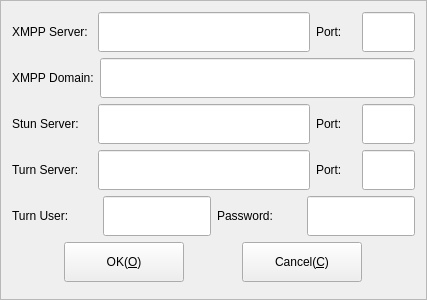
<?xml version="1.0" encoding="UTF-8"?>
<ui version="4.0">
 <class>CFrmLoginSettings</class>
 <widget class="QFrame" name="CFrmLoginSettings">
  <property name="geometry">
   <rect>
    <x>0</x>
    <y>0</y>
    <width>427</width>
    <height>300</height>
   </rect>
  </property>
  <property name="windowTitle">
   <string>Server Settings</string>
  </property>
  <property name="frameShape">
   <enum>QFrame::StyledPanel</enum>
  </property>
  <property name="frameShadow">
   <enum>QFrame::Raised</enum>
  </property>
  <layout class="QGridLayout" name="gridLayout">
   <item row="0" column="0">
    <layout class="QHBoxLayout" name="horizontalLayout">
     <item>
      <widget class="QLabel" name="label_7">
       <property name="sizePolicy">
        <sizepolicy hsizetype="MinimumExpanding" vsizetype="Minimum">
         <horstretch>0</horstretch>
         <verstretch>0</verstretch>
        </sizepolicy>
       </property>
       <property name="minimumSize">
        <size>
         <width>80</width>
         <height>30</height>
        </size>
       </property>
       <property name="maximumSize">
        <size>
         <width>16777215</width>
         <height>40</height>
        </size>
       </property>
       <property name="text">
        <string>XMPP Server:</string>
       </property>
      </widget>
     </item>
     <item>
      <widget class="QLineEdit" name="txtXmppServer">
       <property name="sizePolicy">
        <sizepolicy hsizetype="Expanding" vsizetype="Minimum">
         <horstretch>4</horstretch>
         <verstretch>0</verstretch>
        </sizepolicy>
       </property>
       <property name="minimumSize">
        <size>
         <width>0</width>
         <height>30</height>
        </size>
       </property>
       <property name="maximumSize">
        <size>
         <width>16777215</width>
         <height>40</height>
        </size>
       </property>
      </widget>
     </item>
     <item>
      <widget class="QLabel" name="label_8">
       <property name="sizePolicy">
        <sizepolicy hsizetype="MinimumExpanding" vsizetype="Minimum">
         <horstretch>0</horstretch>
         <verstretch>0</verstretch>
        </sizepolicy>
       </property>
       <property name="minimumSize">
        <size>
         <width>40</width>
         <height>30</height>
        </size>
       </property>
       <property name="maximumSize">
        <size>
         <width>16777215</width>
         <height>40</height>
        </size>
       </property>
       <property name="text">
        <string>Port:</string>
       </property>
      </widget>
     </item>
     <item>
      <widget class="QLineEdit" name="txtXmppPort">
       <property name="sizePolicy">
        <sizepolicy hsizetype="Expanding" vsizetype="Minimum">
         <horstretch>1</horstretch>
         <verstretch>0</verstretch>
        </sizepolicy>
       </property>
       <property name="minimumSize">
        <size>
         <width>0</width>
         <height>30</height>
        </size>
       </property>
       <property name="maximumSize">
        <size>
         <width>16777215</width>
         <height>40</height>
        </size>
       </property>
      </widget>
     </item>
    </layout>
   </item>
   <item row="1" column="0">
    <layout class="QHBoxLayout" name="horizontalLayout_6">
     <item>
      <widget class="QLabel" name="label_11">
       <property name="sizePolicy">
        <sizepolicy hsizetype="MinimumExpanding" vsizetype="Minimum">
         <horstretch>0</horstretch>
         <verstretch>0</verstretch>
        </sizepolicy>
       </property>
       <property name="minimumSize">
        <size>
         <width>80</width>
         <height>30</height>
        </size>
       </property>
       <property name="maximumSize">
        <size>
         <width>16777215</width>
         <height>40</height>
        </size>
       </property>
       <property name="text">
        <string>XMPP Domain:</string>
       </property>
       <property name="wordWrap">
        <bool>false</bool>
       </property>
      </widget>
     </item>
     <item>
      <widget class="QLineEdit" name="txtXmppDomain">
       <property name="sizePolicy">
        <sizepolicy hsizetype="MinimumExpanding" vsizetype="Minimum">
         <horstretch>4</horstretch>
         <verstretch>0</verstretch>
        </sizepolicy>
       </property>
       <property name="minimumSize">
        <size>
         <width>0</width>
         <height>30</height>
        </size>
       </property>
       <property name="maximumSize">
        <size>
         <width>16777215</width>
         <height>40</height>
        </size>
       </property>
      </widget>
     </item>
    </layout>
   </item>
   <item row="2" column="0">
    <layout class="QHBoxLayout" name="horizontalLayout_2">
     <item>
      <widget class="QLabel" name="label_3">
       <property name="sizePolicy">
        <sizepolicy hsizetype="MinimumExpanding" vsizetype="Minimum">
         <horstretch>0</horstretch>
         <verstretch>0</verstretch>
        </sizepolicy>
       </property>
       <property name="minimumSize">
        <size>
         <width>80</width>
         <height>30</height>
        </size>
       </property>
       <property name="maximumSize">
        <size>
         <width>16777215</width>
         <height>40</height>
        </size>
       </property>
       <property name="text">
        <string>Stun Server:</string>
       </property>
       <property name="wordWrap">
        <bool>false</bool>
       </property>
      </widget>
     </item>
     <item>
      <widget class="QLineEdit" name="txtStunServer">
       <property name="sizePolicy">
        <sizepolicy hsizetype="Expanding" vsizetype="Minimum">
         <horstretch>4</horstretch>
         <verstretch>0</verstretch>
        </sizepolicy>
       </property>
       <property name="minimumSize">
        <size>
         <width>0</width>
         <height>30</height>
        </size>
       </property>
       <property name="maximumSize">
        <size>
         <width>16777215</width>
         <height>40</height>
        </size>
       </property>
      </widget>
     </item>
     <item>
      <widget class="QLabel" name="label_4">
       <property name="sizePolicy">
        <sizepolicy hsizetype="MinimumExpanding" vsizetype="Minimum">
         <horstretch>0</horstretch>
         <verstretch>0</verstretch>
        </sizepolicy>
       </property>
       <property name="minimumSize">
        <size>
         <width>40</width>
         <height>30</height>
        </size>
       </property>
       <property name="maximumSize">
        <size>
         <width>16777215</width>
         <height>40</height>
        </size>
       </property>
       <property name="text">
        <string>Port:</string>
       </property>
      </widget>
     </item>
     <item>
      <widget class="QLineEdit" name="txtStunPort">
       <property name="sizePolicy">
        <sizepolicy hsizetype="Expanding" vsizetype="Minimum">
         <horstretch>1</horstretch>
         <verstretch>0</verstretch>
        </sizepolicy>
       </property>
       <property name="minimumSize">
        <size>
         <width>0</width>
         <height>30</height>
        </size>
       </property>
       <property name="maximumSize">
        <size>
         <width>16777215</width>
         <height>40</height>
        </size>
       </property>
      </widget>
     </item>
    </layout>
   </item>
   <item row="3" column="0">
    <layout class="QHBoxLayout" name="horizontalLayout_3">
     <item>
      <widget class="QLabel" name="label_5">
       <property name="sizePolicy">
        <sizepolicy hsizetype="MinimumExpanding" vsizetype="Minimum">
         <horstretch>0</horstretch>
         <verstretch>0</verstretch>
        </sizepolicy>
       </property>
       <property name="minimumSize">
        <size>
         <width>80</width>
         <height>30</height>
        </size>
       </property>
       <property name="maximumSize">
        <size>
         <width>16777215</width>
         <height>40</height>
        </size>
       </property>
       <property name="text">
        <string>Turn Server:</string>
       </property>
       <property name="wordWrap">
        <bool>false</bool>
       </property>
      </widget>
     </item>
     <item>
      <widget class="QLineEdit" name="txtTurnServer">
       <property name="sizePolicy">
        <sizepolicy hsizetype="Expanding" vsizetype="Minimum">
         <horstretch>4</horstretch>
         <verstretch>0</verstretch>
        </sizepolicy>
       </property>
       <property name="minimumSize">
        <size>
         <width>0</width>
         <height>30</height>
        </size>
       </property>
       <property name="maximumSize">
        <size>
         <width>16777215</width>
         <height>40</height>
        </size>
       </property>
      </widget>
     </item>
     <item>
      <widget class="QLabel" name="label_6">
       <property name="sizePolicy">
        <sizepolicy hsizetype="MinimumExpanding" vsizetype="Minimum">
         <horstretch>0</horstretch>
         <verstretch>0</verstretch>
        </sizepolicy>
       </property>
       <property name="minimumSize">
        <size>
         <width>40</width>
         <height>30</height>
        </size>
       </property>
       <property name="maximumSize">
        <size>
         <width>16777215</width>
         <height>40</height>
        </size>
       </property>
       <property name="text">
        <string>Port:</string>
       </property>
      </widget>
     </item>
     <item>
      <widget class="QLineEdit" name="txtTurnPort">
       <property name="sizePolicy">
        <sizepolicy hsizetype="Expanding" vsizetype="Minimum">
         <horstretch>1</horstretch>
         <verstretch>0</verstretch>
        </sizepolicy>
       </property>
       <property name="minimumSize">
        <size>
         <width>0</width>
         <height>30</height>
        </size>
       </property>
       <property name="maximumSize">
        <size>
         <width>16777215</width>
         <height>40</height>
        </size>
       </property>
      </widget>
     </item>
    </layout>
   </item>
   <item row="4" column="0">
    <layout class="QHBoxLayout" name="horizontalLayout_4">
     <item>
      <widget class="QLabel" name="label_9">
       <property name="sizePolicy">
        <sizepolicy hsizetype="MinimumExpanding" vsizetype="Minimum">
         <horstretch>0</horstretch>
         <verstretch>0</verstretch>
        </sizepolicy>
       </property>
       <property name="minimumSize">
        <size>
         <width>80</width>
         <height>30</height>
        </size>
       </property>
       <property name="maximumSize">
        <size>
         <width>16777215</width>
         <height>40</height>
        </size>
       </property>
       <property name="text">
        <string>Turn User:</string>
       </property>
       <property name="wordWrap">
        <bool>false</bool>
       </property>
      </widget>
     </item>
     <item>
      <widget class="QLineEdit" name="txtUser">
       <property name="sizePolicy">
        <sizepolicy hsizetype="Minimum" vsizetype="Minimum">
         <horstretch>0</horstretch>
         <verstretch>0</verstretch>
        </sizepolicy>
       </property>
       <property name="minimumSize">
        <size>
         <width>80</width>
         <height>30</height>
        </size>
       </property>
       <property name="maximumSize">
        <size>
         <width>16777215</width>
         <height>40</height>
        </size>
       </property>
      </widget>
     </item>
     <item>
      <widget class="QLabel" name="label_10">
       <property name="sizePolicy">
        <sizepolicy hsizetype="MinimumExpanding" vsizetype="Minimum">
         <horstretch>0</horstretch>
         <verstretch>0</verstretch>
        </sizepolicy>
       </property>
       <property name="minimumSize">
        <size>
         <width>80</width>
         <height>30</height>
        </size>
       </property>
       <property name="maximumSize">
        <size>
         <width>16777215</width>
         <height>40</height>
        </size>
       </property>
       <property name="text">
        <string>Password:</string>
       </property>
      </widget>
     </item>
     <item>
      <widget class="QLineEdit" name="txtPassword">
       <property name="sizePolicy">
        <sizepolicy hsizetype="Minimum" vsizetype="Minimum">
         <horstretch>0</horstretch>
         <verstretch>0</verstretch>
        </sizepolicy>
       </property>
       <property name="minimumSize">
        <size>
         <width>80</width>
         <height>30</height>
        </size>
       </property>
       <property name="maximumSize">
        <size>
         <width>16777215</width>
         <height>40</height>
        </size>
       </property>
      </widget>
     </item>
    </layout>
   </item>
   <item row="5" column="0">
    <layout class="QHBoxLayout" name="horizontalLayout_5">
     <item>
      <widget class="QPushButton" name="pbOK">
       <property name="sizePolicy">
        <sizepolicy hsizetype="Minimum" vsizetype="Minimum">
         <horstretch>0</horstretch>
         <verstretch>0</verstretch>
        </sizepolicy>
       </property>
       <property name="minimumSize">
        <size>
         <width>80</width>
         <height>30</height>
        </size>
       </property>
       <property name="maximumSize">
        <size>
         <width>120</width>
         <height>40</height>
        </size>
       </property>
       <property name="text">
        <string>OK(&amp;O)</string>
       </property>
      </widget>
     </item>
     <item>
      <widget class="QPushButton" name="pbCanecl">
       <property name="sizePolicy">
        <sizepolicy hsizetype="Minimum" vsizetype="Minimum">
         <horstretch>0</horstretch>
         <verstretch>0</verstretch>
        </sizepolicy>
       </property>
       <property name="minimumSize">
        <size>
         <width>80</width>
         <height>30</height>
        </size>
       </property>
       <property name="maximumSize">
        <size>
         <width>120</width>
         <height>40</height>
        </size>
       </property>
       <property name="text">
        <string>Cancel(&amp;C)</string>
       </property>
      </widget>
     </item>
    </layout>
   </item>
  </layout>
 </widget>
 <resources/>
 <connections/>
</ui>
